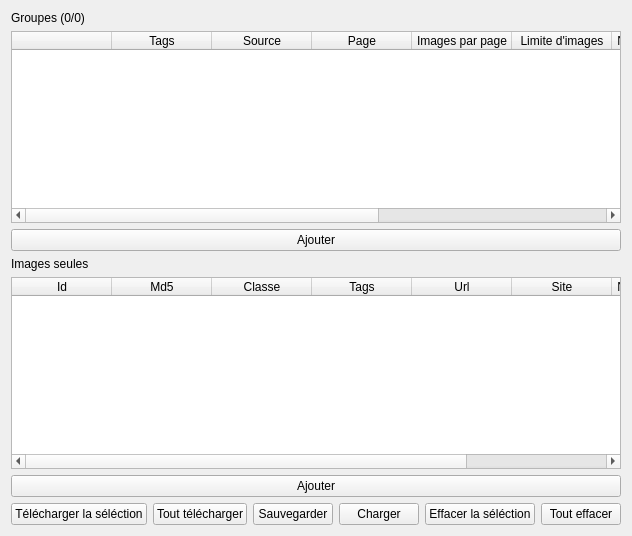
      <widget class="QWidget" name="tabBatch">
       <property name="maximumSize">
        <size>
         <width>16777214</width>
         <height>16777215</height>
        </size>
       </property>
       <attribute name="title">
        <string>Téléchargements</string>
       </attribute>
       <layout class="QVBoxLayout" name="verticalLayout_3">
        <item>
         <widget class="QLabel" name="labelGroups">
          <property name="text">
           <string>Groupes (0/0)</string>
          </property>
         </widget>
        </item>
        <item>
         <widget class="QTableWidget" name="tableBatchGroups">
          <property name="verticalScrollMode">
           <enum>QAbstractItemView::ScrollPerPixel</enum>
          </property>
          <property name="horizontalScrollMode">
           <enum>QAbstractItemView::ScrollPerPixel</enum>
          </property>
          <attribute name="horizontalHeaderHighlightSections">
           <bool>false</bool>
          </attribute>
          <attribute name="verticalHeaderHighlightSections">
           <bool>false</bool>
          </attribute>
          <column>
           <property name="text">
            <string/>
           </property>
          </column>
          <column>
           <property name="text">
            <string>Tags</string>
           </property>
          </column>
          <column>
           <property name="text">
            <string>Source</string>
           </property>
          </column>
          <column>
           <property name="text">
            <string>Page</string>
           </property>
          </column>
          <column>
           <property name="text">
            <string>Images par page</string>
           </property>
          </column>
          <column>
           <property name="text">
            <string>Limite d'images</string>
           </property>
          </column>
          <column>
           <property name="text">
            <string>Noms de fichiers</string>
           </property>
          </column>
          <column>
           <property name="text">
            <string>Dossier</string>
           </property>
          </column>
          <column>
           <property name="text">
            <string>Récupérer liste noire</string>
           </property>
          </column>
          <column>
           <property name="text">
            <string>Progression</string>
           </property>
          </column>
         </widget>
        </item>
        <item>
         <widget class="QPushButton" name="pushButton_12">
          <property name="text">
           <string>Ajouter</string>
          </property>
         </widget>
        </item>
        <item>
         <widget class="QLabel" name="label_5">
          <property name="text">
           <string>Images seules</string>
          </property>
         </widget>
        </item>
        <item>
         <widget class="QTableWidget" name="tableBatchUniques">
          <property name="editTriggers">
           <set>QAbstractItemView::NoEditTriggers</set>
          </property>
          <property name="showDropIndicator" stdset="0">
           <bool>false</bool>
          </property>
          <property name="dragDropOverwriteMode">
           <bool>false</bool>
          </property>
          <property name="verticalScrollMode">
           <enum>QAbstractItemView::ScrollPerPixel</enum>
          </property>
          <property name="horizontalScrollMode">
           <enum>QAbstractItemView::ScrollPerPixel</enum>
          </property>
          <attribute name="horizontalHeaderHighlightSections">
           <bool>false</bool>
          </attribute>
          <attribute name="verticalHeaderHighlightSections">
           <bool>false</bool>
          </attribute>
          <column>
           <property name="text">
            <string>Id</string>
           </property>
          </column>
          <column>
           <property name="text">
            <string>Md5</string>
           </property>
          </column>
          <column>
           <property name="text">
            <string>Classe</string>
           </property>
          </column>
          <column>
           <property name="text">
            <string>Tags</string>
           </property>
          </column>
          <column>
           <property name="text">
            <string>Url</string>
           </property>
          </column>
          <column>
           <property name="text">
            <string>Site</string>
           </property>
          </column>
          <column>
           <property name="text">
            <string>Noms de fichiers</string>
           </property>
          </column>
          <column>
           <property name="text">
            <string>Dossier</string>
           </property>
          </column>
         </widget>
        </item>
        <item>
         <widget class="QPushButton" name="pushButton_13">
          <property name="text">
           <string>Ajouter</string>
          </property>
         </widget>
        </item>
        <item>
         <widget class="QWidget" name="widgetDownloadButtons" native="true">
          <layout class="QHBoxLayout" name="horizontalLayout">
           <property name="spacing">
            <number>6</number>
           </property>
           <property name="margin">
            <number>0</number>
           </property>
           <item>
            <widget class="QPushButton" name="pushButton">
             <property name="text">
              <string>Télécharger la séléction</string>
             </property>
            </widget>
           </item>
           <item>
            <widget class="QPushButton" name="pushButton_14">
             <property name="text">
              <string>Tout télécharger</string>
             </property>
            </widget>
           </item>
           <item>
            <widget class="QPushButton" name="buttonSaveLinkList">
             <property name="text">
              <string>Sauvegarder</string>
             </property>
            </widget>
           </item>
           <item>
            <widget class="QPushButton" name="buttonLoadLinkList">
             <property name="text">
              <string>Charger</string>
             </property>
            </widget>
           </item>
           <item>
            <widget class="QPushButton" name="buttonClearSel">
             <property name="text">
              <string>Effacer la séléction</string>
             </property>
            </widget>
           </item>
           <item>
            <widget class="QPushButton" name="buttonClear">
             <property name="text">
              <string>Tout effacer</string>
             </property>
            </widget>
           </item>
          </layout>
         </widget>
        </item>
       </layout>
      </widget>
